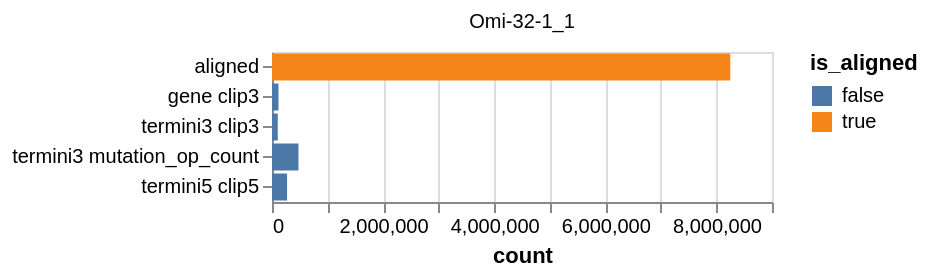

Notebook code for this chart:
### Markdown cell above
## Why were some CCSs filtered?
Plot the number of CCSs filtered for each reason:

### Code cell
# CSVs holding filtered reads
filtered_csvs = pd.concat(
    [
        (
            pd.read_csv(os.path.join(row.subdir, "filtered.csv")).assign(
                pacbioRun=row.pacbioRun, library=row.library
            )
        )
        for row in pacbio_runs.itertuples()
    ],
    ignore_index=True,
)

# details for all filtered reads
filtered = pd.concat(
    [
        pd.read_csv(row.csv_file).assign(
            target=row.target, pacbioRun=row.pacbioRun, library=row.library
        )
        for row in filtered_csvs.itertuples()
    ],
    ignore_index=True,
)

# count reasons for filtering, then add number of non-filtered
filtered_reasons = pd.concat(
    [
        filtered.groupby(["pacbioRun", "filter_reason"], as_index=False).aggregate(
            count=pd.NamedAgg("query_name", "count")
        ),
        readstats.query('category.str.startswith("aligned")', engine="python")
        .groupby("pacbioRun", as_index=False)
        .aggregate({"count": "sum"})
        .assign(filter_reason="aligned"),
    ]
).assign(
    total_counts=lambda x: x.groupby("pacbioRun")["count"].transform("sum"),
    frac_counts=lambda x: x["count"] / x["total_counts"],
)

# make chart
filtered_chart = (
    alt.Chart(filtered_reasons)
    .encode(
        x="count:Q",
        y=alt.Y(
            "filter_reason:N",
            axis=alt.Axis(title=None),
        ),
        color="is_aligned:N",
        tooltip=filtered_reasons.columns.tolist(),
        facet=alt.Facet("pacbioRun:N", columns=2, title=None),
    )
    .mark_bar()
    .properties(width=250, height=75)
    .resolve_scale(x="independent", y="independent")
    .transform_filter(alt.datum.frac_counts > 0.01)
    .transform_calculate(is_aligned=alt.datum.filter_reason == "aligned")
)

filtered_chart

### Figure 1 — Vega-Lite specification as saved in the notebook (floating-point values rounded to 4 significant figures)
{"config": {"view": {"continuousWidth": 300, "continuousHeight": 300}}, "data": {"name": "data-da103d512318ed05f483eb333f2d3d6d"}, "mark": {"type": "bar"}, "encoding": {"color": {"field": "is_aligned", "type": "nominal"}, "facet": {"columns": 2, "field": "pacbioRun", "title": null, "type": "nominal"}, "tooltip": [{"field": "pacbioRun", "type": "nominal"}, {"field": "filter_reason", "type": "nominal"}, {"field": "count", "type": "quantitative"}, {"field": "total_counts", "type": "quantitative"}, {"field": "frac_counts", "type": "quantitative"}], "x": {"field": "count", "type": "quantitative"}, "y": {"axis": {"title": null}, "field": "filter_reason", "type": "nominal"}}, "height": 75, "resolve": {"scale": {"x": "independent", "y": "independent"}}, "transform": [{"filter": "(datum.frac_counts > 0.01)"}, {"calculate": "(datum.filter_reason === 'aligned')", "as": "is_aligned"}], "width": 250, "$schema": "https://vega.github.io/schema/vega-lite/v5.15.1.json", "datasets": {"data-da103d512318ed05f483eb333f2d3d6d": [{"pacbioRun": "Omi-32-1_1", "filter_reason": "barcode clip3", "count": 2951, "total_counts": 9253632, "frac_counts": 0.0003189}, {"pacbioRun": "Omi-32-1_1", "filter_reason": "gene clip3", "count": 116921, "total_counts": 9253632, "frac_counts": 0.01264}, {"pacbioRun": "Omi-32-1_1", "filter_reason": "query_clip3", "count": 13260, "total_counts": 9253632, "frac_counts": 0.001433}, {"pacbioRun": "Omi-32-1_1", "filter_reason": "query_clip5", "count": 19689, "total_counts": 9253632, "frac_counts": 0.002128}, {"pacbioRun": "Omi-32-1_1", "filter_reason": "termini3 clip3", "count": 103778, "total_counts": 9253632, "frac_counts": 0.01121}, {"pacbioRun": "Omi-32-1_1", "filter_reason": "termini3 mutation_op_count", "count": 476580, "total_counts": 9253632, "frac_counts": 0.0515}, {"pacbioRun": "Omi-32-1_1", "filter_reason": "termini5 clip5", "count": 271080, "total_counts": 9253632, "frac_counts": 0.02929}, {"pacbioRun": "Omi-32-1_1", "filter_reason": "termini5 mutation_op_count", "count": 744, "total_counts": 9253632, "frac_counts": 8.04e-05}, {"pacbioRun": "Omi-32-1_1", "filter_reason": "aligned", "count": 8248629, "total_counts": 9253632, "frac_counts": 0.8914}]}}
